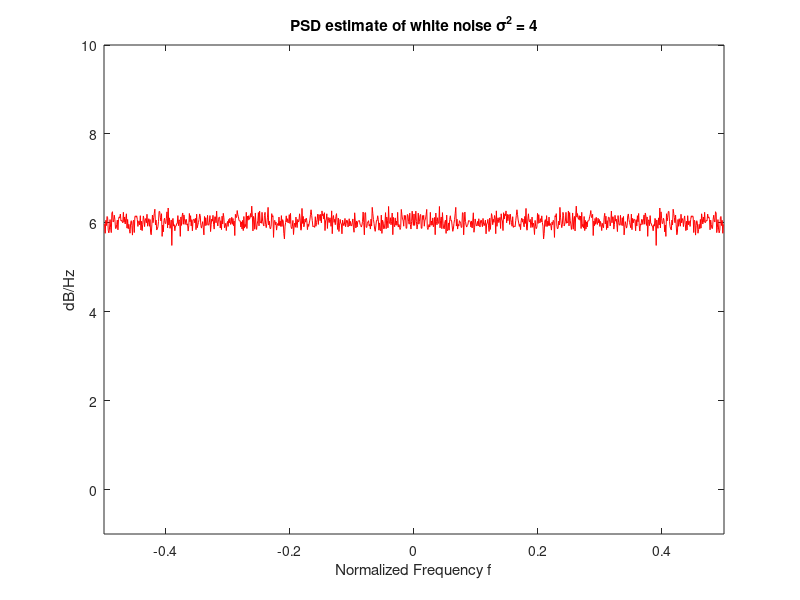
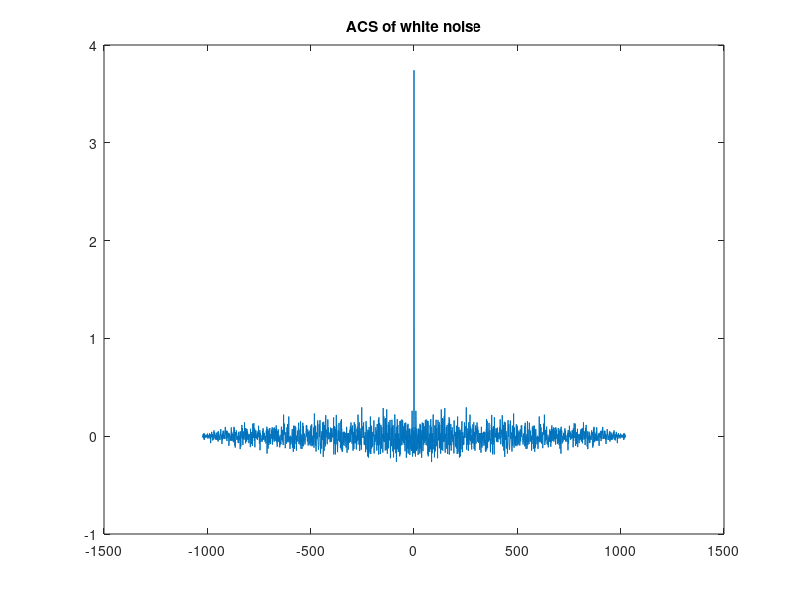
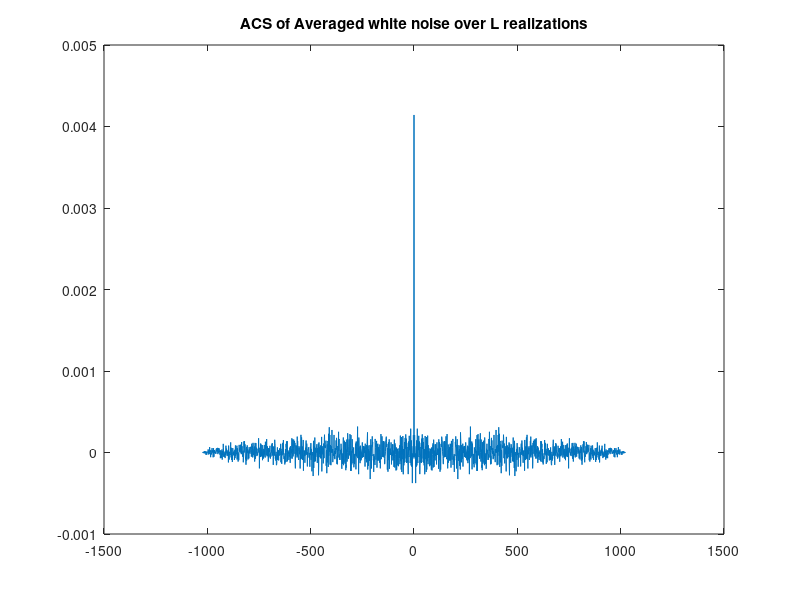
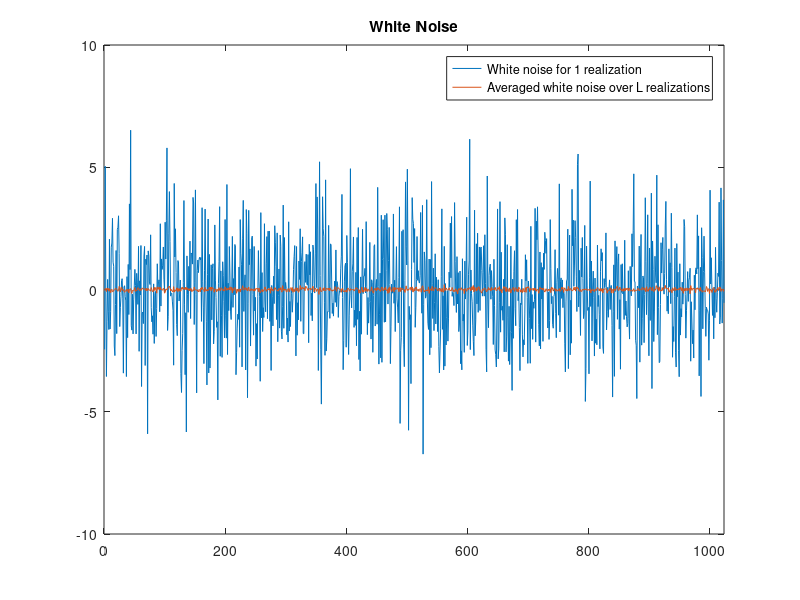

MATLAB code for these plots, in order:
clear; clc; close all;
rng default;
L=1000;                         % Number of random signal realizations to average
N=1024;                         % Sample length for each realization
sigma = 2;                      % Sqrt of variance of each realization of noise process
mu=0;                           % Mean of each realization of noise process

MU=mu*ones(1,N);                % Vector of mean for all realizations
Cxx=(sigma^2)*diag(ones(N,1));  % Covariance Matrix
R=chol(Cxx);                    % Cholesky function
z=repmat(MU,L,1)+randn(L,N)*R;  % Random Process LxN Matrix

% By default, FFT is done across each column
% Find the FFT across each row
Z=1/sqrt(N)*fft(z,[],2);        % Scale by sqrt(N)
P_i=angle(mean(Z));             % Save imaginary 
Z1=Z.*conj(Z);
Pzavg1=mean(Z1);                % mean power from FFT
Pzavg=fftshift(Pzavg1);         % Periodogram estimate over L realizations

f=(-N/2:N/2-1)/N;               % Normalized frequency
figure(1),plot(f,10*log10(Pzavg),'r'),title(['PSD estimate of white noise \sigma^2 = ',num2str(sigma^2)])
axis([-0.5 0.5 -1 10]),xlabel('Normalized Frequency f'),ylabel('dB/Hz')

[rw,k]=xcorr(z(1,:),'biased');  % ACS of first realization of white noise
figure(2),plot(k,rw),title('ACS of white noise')

z_n2=mean(z);                   % Averaged 
rw3=xcorr(z_n2,'biased');

figure(3),plot(k,rw3),title('ACS of Averaged white noise over L realizations')

figure(4),plot(z(1,:)),hold on,plot(z_n2),axis([0 N -10 10]),title('White Noise')
legend('White noise for 1 realization','Averaged white noise over L realizations')

% Go back from PSD to time domain
Z2=Z1./conj(Z);
z_n=sqrt(N)*ifft(Z2,N,2);
z_n=mean(z_n);
%figure(),plot(z_n2,'k'),hold on,plot(z_n+0.3),title('Vs'),legend('Mean','PSD')

w=sigma*randn(1,N);
n=200;                                  % Number of Histogram bins
[ff,x]=hist(w,n);
g=(1/(sqrt(2*pi)*sigma))*exp(-((x-mu).^2)/(2*sigma^2));% Theoretical PDF of Gaussian Random Variable
figure(5),bar(x,ff/trapz(x,ff)),hold on,plot(x,g,'LineWidth',3),legend('Generated','Theoretical')
title('Probability Density Function of White Gaussian Noise')
